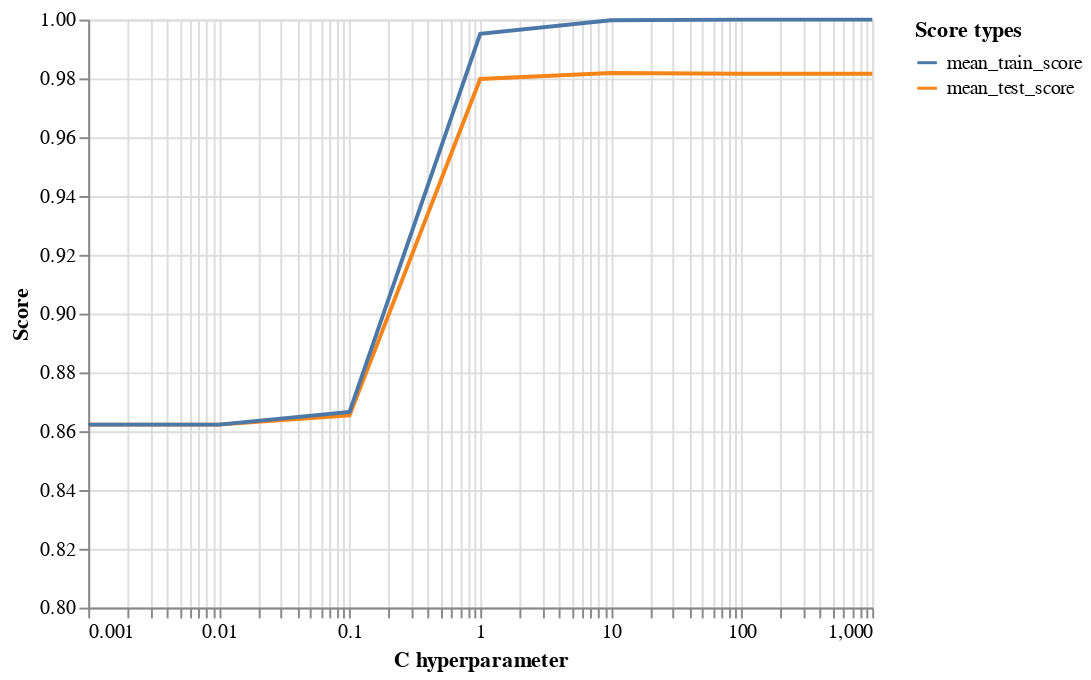

The cell this chart's notebook holds for it:
### Code cell
melted_result = results.melt(id_vars="param_svc__C")
alt.Chart(melted_result).mark_line().encode(
    x=alt.X("param_svc__C", scale=alt.Scale(type="log"), title="C hyperparameter"),
    y=alt.Y("value", scale=alt.Scale(domain=(0.8, 1)), title="Score"),
    color=alt.Color("variable", sort="-color", title="Score types"),
)

### Figure 1 — Vega-Lite specification as saved in the notebook (floating-point values rounded to 4 significant figures)
{"$schema": "https://vega.github.io/schema/vega-lite/v4.8.1.json", "config": {"view": {"continuousHeight": 300, "continuousWidth": 400}}, "data": {"name": "data-0f80e1c61d999ddadee5aa5ed87bd635"}, "datasets": {"data-0f80e1c61d999ddadee5aa5ed87bd635": [{"param_svc__C": 0.001, "value": 0.8622, "variable": "mean_test_score"}, {"param_svc__C": 0.01, "value": 0.8622, "variable": "mean_test_score"}, {"param_svc__C": 0.1, "value": 0.8654, "variable": "mean_test_score"}, {"param_svc__C": 1, "value": 0.9798, "variable": "mean_test_score"}, {"param_svc__C": 10, "value": 0.9818, "variable": "mean_test_score"}, {"param_svc__C": 100, "value": 0.9816, "variable": "mean_test_score"}, {"param_svc__C": 1000, "value": 0.9816, "variable": "mean_test_score"}, {"param_svc__C": 0.001, "value": 0.8622, "variable": "mean_train_score"}, {"param_svc__C": 0.01, "value": 0.8622, "variable": "mean_train_score"}, {"param_svc__C": 0.1, "value": 0.8665, "variable": "mean_train_score"}, {"param_svc__C": 1, "value": 0.9951, "variable": "mean_train_score"}, {"param_svc__C": 10, "value": 0.9998, "variable": "mean_train_score"}, {"param_svc__C": 100, "value": 1, "variable": "mean_train_score"}, {"param_svc__C": 1000, "value": 1, "variable": "mean_train_score"}]}, "encoding": {"color": {"field": "variable", "sort": "-color", "title": "Score types", "type": "nominal"}, "x": {"field": "param_svc__C", "scale": {"type": "log"}, "title": "C hyperparameter", "type": "quantitative"}, "y": {"field": "value", "scale": {"domain": [0.8, 1]}, "title": "Score", "type": "quantitative"}}, "mark": "line"}
